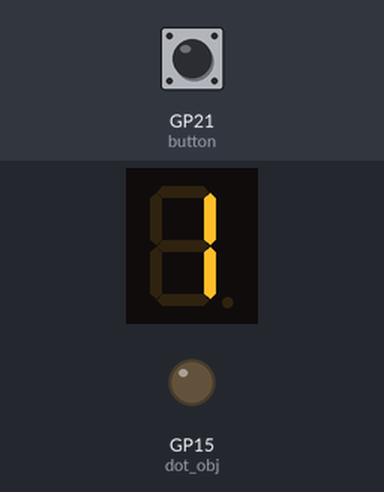
Simulated run of this program. Board: Raspberry Pi Pico running MicroPython. Shown: 1-digit seven-segment display, output pins drawn as LEDs (lit = HIGH). The inputs (shaded band) are chosen by the test bench; at power-on: GP21 (button) HIGH. The segment pins are drawn as the display they are named for; pins used as bus, display or sensor lines are not drawn.

Above: at 1.2 s.
1.3 s: GP21 (button) pulled LOW for 0.15 s
At 2.1 s:
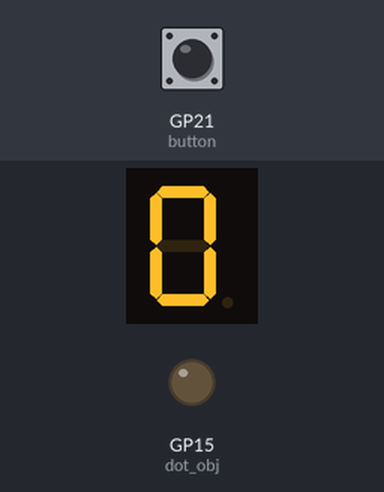
Timing chart, 0 to 4.3 s (numbered marks = the images above; inputs shaded):
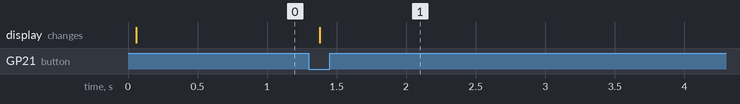

The program:

Sound_Duration_Measurement.py
```python
from machine import Pin
from utime import sleep

sound_sensor = Pin(20, Pin.IN)
button = Pin(21, Pin.IN,  Pin.PULL_UP)

display_list = [17,16,14,13,12,18,19]
dotPin=15
display_obj = []

for seg in display_list:
    display_obj.append(Pin(seg, Pin.OUT))
dot_obj=Pin(dotPin, Pin.OUT)
arrSeg = [[1,1,1,1,1,1,0],
          [0,1,1,0,0,0,0],
          [1,1,0,1,1,0,1],
          [1,1,1,1,0,0,1],
          [0,1,1,0,0,1,1],
          [1,0,1,1,0,1,1],
          [1,0,1,1,1,1,1],
          [1,1,1,0,0,0,0],
          [1,1,1,1,1,1,1],
          [1,1,1,1,0,1,1]]

def SegDisplay(toDisplay):
    numDisplay = int(toDisplay.replace(".", ""))
    for a in range(7):
        display_obj[a].value(arrSeg[numDisplay][a])
    if toDisplay.count(".") == 1:
        dot_obj.value(1)
    else:
        dot_obj.value(0)

SegDisplay(str(1))

while True:
    for i in range(0, 10, 1):
        if sound_sensor.value() == 1:
            SegDisplay(str(i))
            sleep(1)
        else:
            break

    if button.value() == 0:
        SegDisplay("0")
```

Measured:
- after the input at 1.3 s, the display: changes after 0.08 s (image 1)
